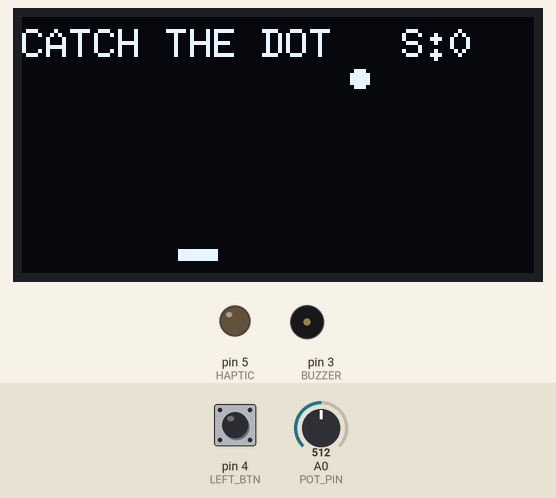
The sketch below on a simulated Arduino Nano, built with avr-gcc and run on an emulated ATmega328P. Parts: 128×64 one-colour display, output pins drawn as LEDs (lit = HIGH), buzzer (waves = sounding, pin HIGH). The test bench sets the inputs (shaded band); at power-on: A0 (POT_PIN) = 512, pin 4 (LEFT_BTN) LOW. Random numbers use the default seed unless the sketch sets one.

Above: at 1.2 s.
1.3 s: A0 (POT_PIN) set to 657
At 4.34 s:
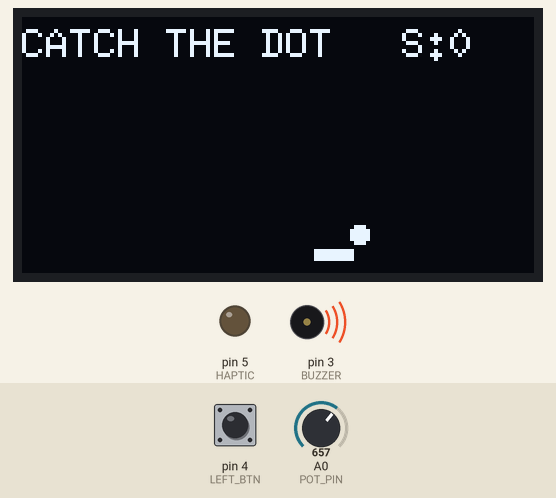
4.8 s: A0 (POT_PIN) set to 674
At 5.45 s:
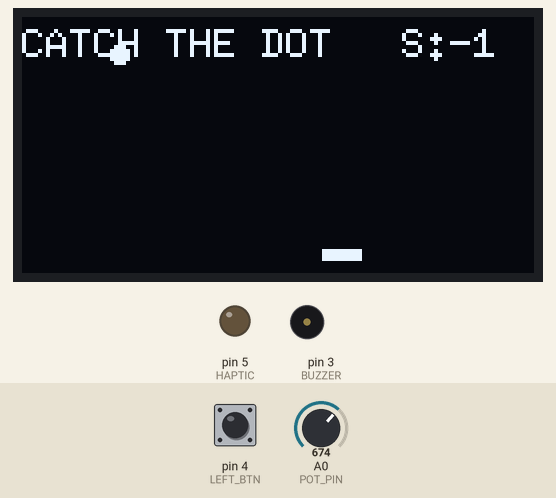
6.8 s: A0 (POT_PIN) set to 160
At 7.1 s:
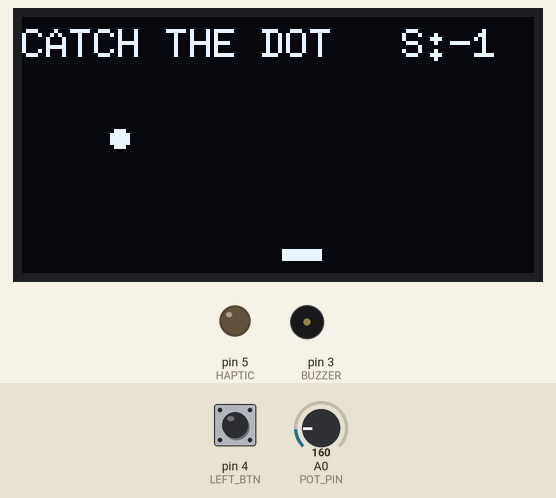
8.4 s: A0 (POT_PIN) set to 139
At 24.9 s:
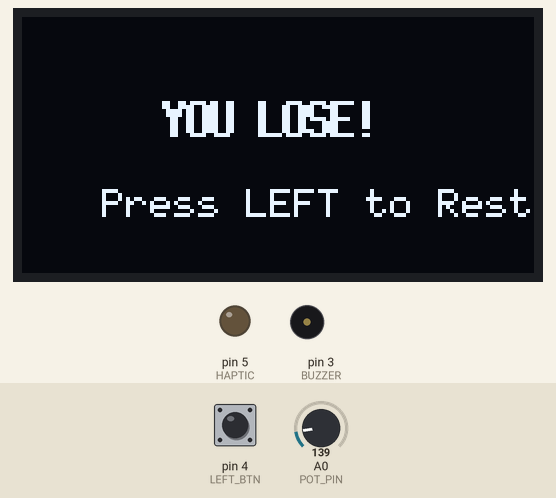
Timing chart, 0 to 25.2 s (numbered marks = the images above; inputs shaded):
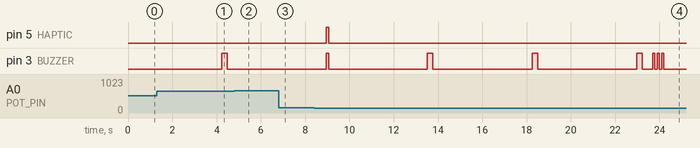

Measured:
- the behaviour switches between 666 and 667 on A0 (POT_PIN) (found by bisection; images 1 and 2)
- the behaviour switches between 154 and 153 on A0 (POT_PIN) (found by bisection; images 3 and 4)
- after the input at 8.4 s, pin 5 (HAPTIC): LOW → HIGH after 0.56 s, → LOW 0.10 s later
- what the display in image 1 shows lasts 0.5 s, from 4.1 s to 4.6 s

The sketch:

15_Catch_the_Dot.ino
```cpp
/************************************************************
 *  MINI ARCADE - GAME 2: CATCH THE DOT
 *  ---------------------------------------------------------
 *  Hardware: Arduino Nano
 *  Display: SH1106 128x64 OLED (I2C)
 *
 *  GAMEPLAY:
 *  - Move paddle using potentiometer (A0)
 *  - Catch the falling dot to earn +1 point
 *  - Miss it → lose 1 point
 *  - Game ends at +5 (win) or -3 (lose)
 *  - LEFT BTN restarts the game
 *
 *  HARDWARE:
 *   OLED (SH1106): SDA → A4, SCL → A5
 *   POTENTIOMETER: Wiper → A0
 *   LEFT BTN: D4 (with pulldown)
 *   BUZZER: D3 → transistor → buzzer → +5V
 *   HAPTIC MOTOR: D5 → transistor → motor → +5V
 ************************************************************/

#include <U8glib.h>

#define POT_PIN A0
#define LEFT_BTN 4
#define BUZZER 3
#define HAPTIC 5

U8GLIB_SH1106_128X64 u8g(U8G_I2C_OPT_NONE);

int score = 0;
int dotX, dotY;
int paddleX;
int dotSpeed = 3;
bool gameOver = false;

void setup() {
  pinMode(POT_PIN, INPUT);
  pinMode(LEFT_BTN, INPUT);
  pinMode(BUZZER, OUTPUT);
  pinMode(HAPTIC, OUTPUT);
  digitalWrite(BUZZER, LOW);
  digitalWrite(HAPTIC, LOW);

  randomSeed(analogRead(1));
  resetDot();
}

void loop() {
  if (!gameOver) {
    updateGame();
    drawGame();
    delay(80);
  } else {
    drawGameOver();
    if (digitalRead(LEFT_BTN) == HIGH) {
      resetGame();
    }
  }
}

/*----------------------------------------------------------
   GAME LOGIC
----------------------------------------------------------*/

// Update dot position and paddle movement
void updateGame() {
  // Smooth potentiometer input → paddle position (0 to 118)
  static float smoothedValue = 0;
  int potValue = analogRead(POT_PIN);
  smoothedValue = 0.8 * smoothedValue + 0.2 * potValue; // smoothing
  paddleX = map(smoothedValue, 0, 1023, 0, 118);

  // Move dot downward
  dotY += dotSpeed;

  // Check if dot reached paddle area
  if (dotY >= 56) {
    if (dotX > paddleX && dotX < paddleX + 10) {
      score++;
      feedbackSuccess();
    } else {
      score--;
      feedbackFail();
    }

    // Reset for next drop
    resetDot();
  }

  // End game conditions
  if (score >= 5 || score <= -3) {
    gameOver = true;
  }
}

// Reset dot to top at random position
void resetDot() {
  dotX = random(5, 120);
  dotY = 0;
}

// Give feedback for successful catch
void feedbackSuccess() {
  digitalWrite(BUZZER, HIGH);
  digitalWrite(HAPTIC, HIGH);
  delay(100);
  digitalWrite(BUZZER, LOW);
  digitalWrite(HAPTIC, LOW);
}

// Feedback for missed dot
void feedbackFail() {
  digitalWrite(BUZZER, HIGH);
  delay(250);
  digitalWrite(BUZZER, LOW);
}

// Restart the entire game
void resetGame() {
  score = 0;
  gameOver = false;
  resetDot();
}

/*----------------------------------------------------------
   GRAPHICS
----------------------------------------------------------*/

void drawGame() {
  u8g.firstPage();
  do {
    // Title
    u8g.setFont(u8g_font_6x10);
    u8g.drawStr(0, 10, "CATCH THE DOT");

    // Draw score
    u8g.setPrintPos(95, 10);
    u8g.print("S:");
    u8g.print(score);

    // Draw paddle
    u8g.drawBox(paddleX, 58, 10, 3);

    // Draw falling dot
    u8g.drawDisc(dotX, dotY, 2);

  } while (u8g.nextPage());
}

void drawGameOver() {
  u8g.firstPage();
  do {
    u8g.setFont(u8g_font_6x13B);
    if (score >= 5) {
      u8g.drawStr(35, 30, "YOU WIN!");
    } else {
      u8g.drawStr(35, 30, "YOU LOSE!");
    }

    u8g.setFont(u8g_font_6x10);
    u8g.drawStr(20, 50, "Press LEFT to Restart");

  } while (u8g.nextPage());

  // Three short beeps (once only)
  static bool beeped = false;
  if (!beeped) {
    for (int i = 0; i < 3; i++) {
      digitalWrite(BUZZER, HIGH);
      delay(100);
      digitalWrite(BUZZER, LOW);
      delay(100);
    }
    beeped = true;
  }
}
```
